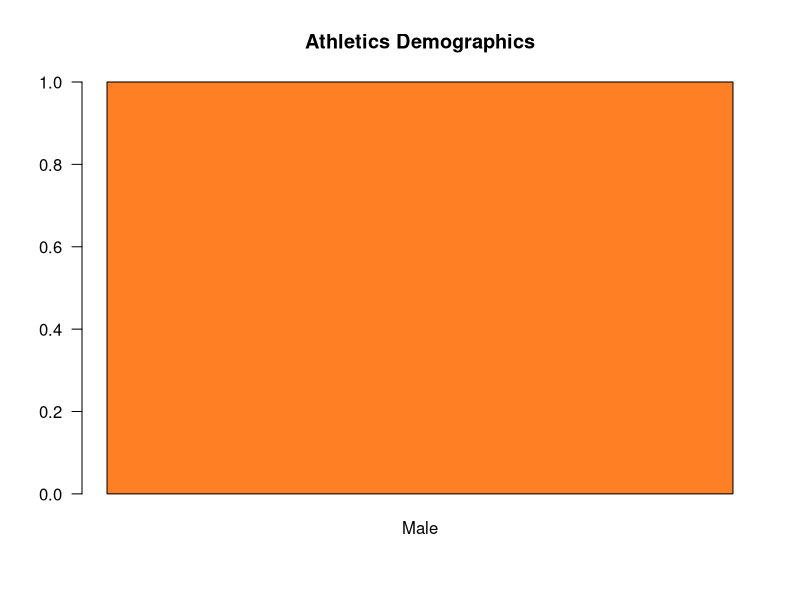
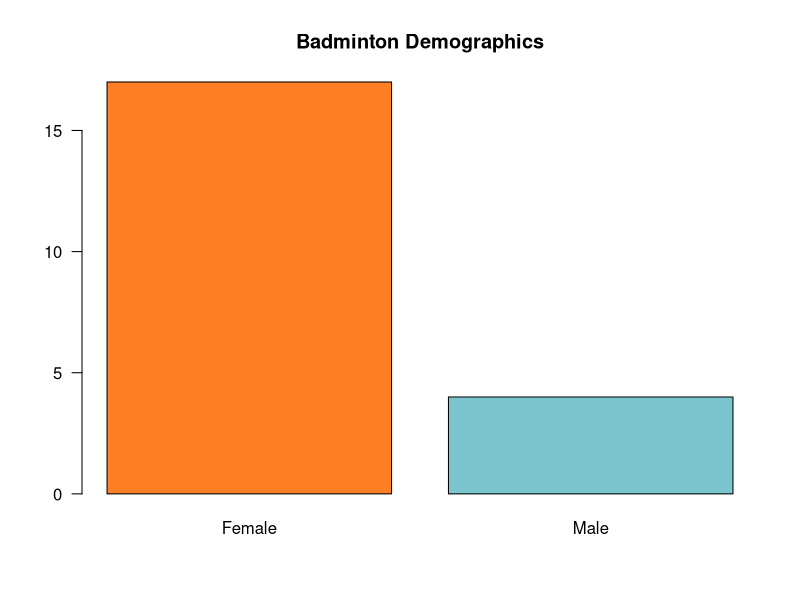
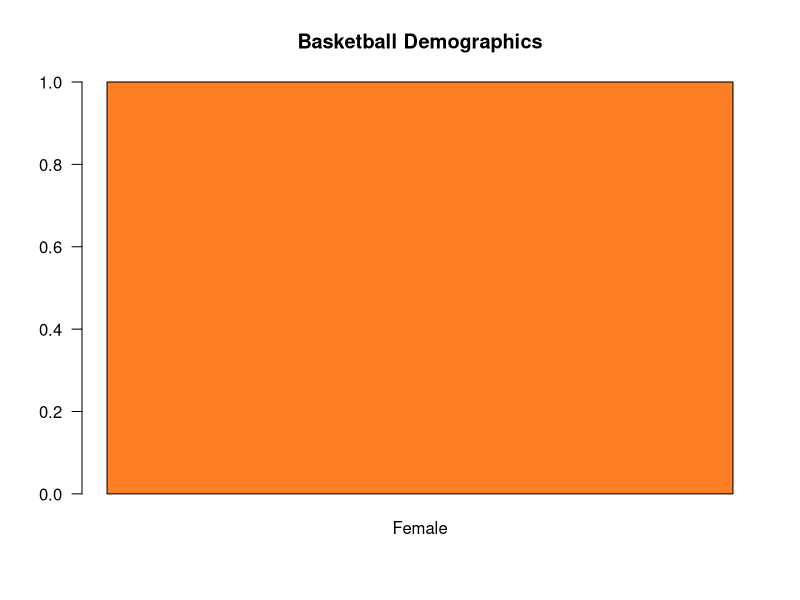
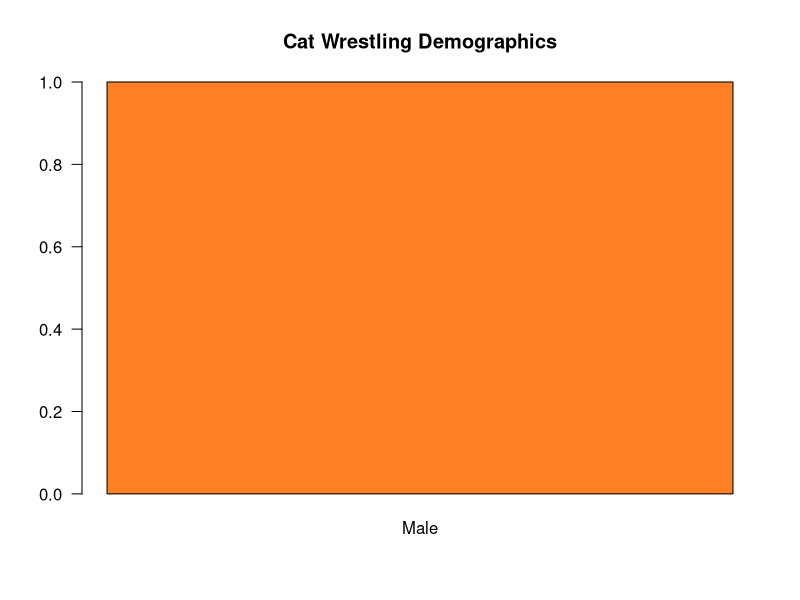
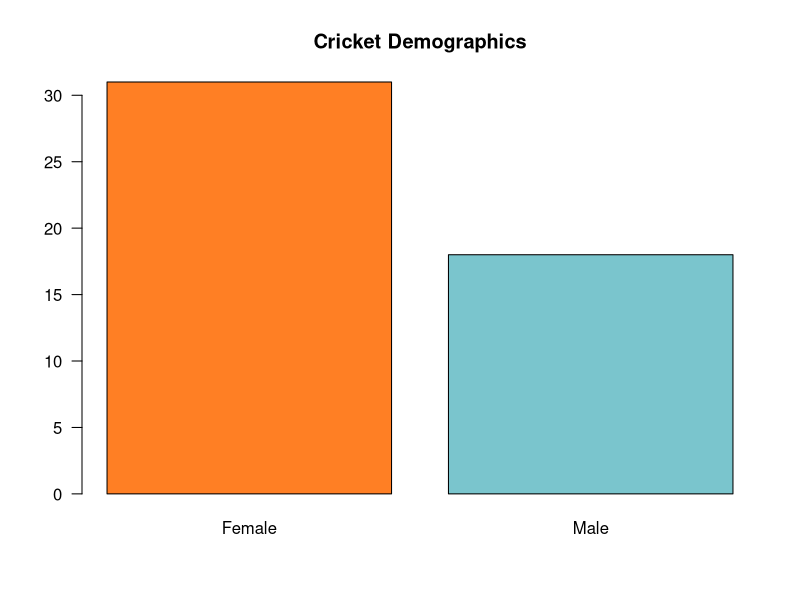
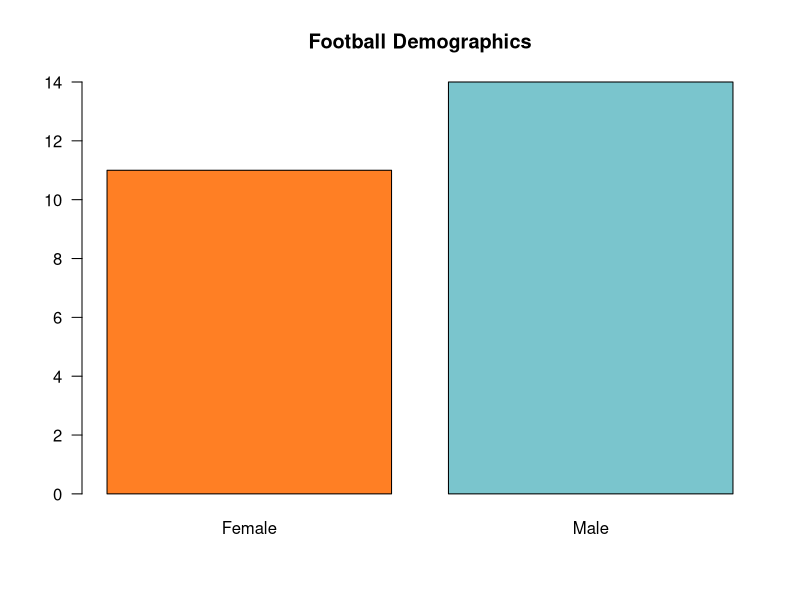

Write the R code that produced these figures, in order. (Note: this script raises an error after producing the figures.)
library("ggplot2")
library("plyr")
library("MASS")
data = read.csv("SPORTS SURVEY.csv")

head(data)


#Plotting Demographics
demographics = data.frame("Gender" = character(), "Sport"=character(), stringsAsFactors = FALSE)
i=1
while (i <= 73) {
  temp = as.character(data$Which.sport.do.you.follow..[i])
  temp = paste(temp,';')
  count = as.numeric(nchar(temp))
  j = 1
  sport = ''
  while (j <= count) {
    letter = substring(temp, j,j)
    
    if(letter == ';'){
      sport= trimws(sport,which = c("both"))
      gender = as.character(data$Gender[i])
      newRow = data.frame(gender,sport)
      #sport = as.character(sport)
      
      demographics = rbind(demographics,newRow)
      sport=''
      letter=''
    }
    #if(letter == ' '){
    #  gender = as.character(data$Gender[i])
    #  newRow = data.frame(gender,sport)
      #sport = as.character(sport)
      
     # demographics = rbind(demographics,newRow)
     # sport=''
     # letter='1'
   # }
    sport = paste(sport,letter,sep='')
    j = j+1
  }
  i = i+1
}

summary(demographics)
numOfSports= 15
i=1
sportNames = names(table(demographics$sport))
while(i<=15){
  if(sportNames[i]=="Formula one / Moto GP"){
    sportNames[i]="FormulaMoto"
    
  }
  i=i+1
}
colours=c("chocolate1","cadetblue3")
i=1
while(i <= numOfSports){
  name=paste(sportNames[i],'.jpg',sep='')
  plotting= table(demographics[demographics$sport==sportNames[i], 1])
  jpeg(name)
  barplot(plotting, main=paste(sportNames[i],"Demographics",sep=" "), col=c(colours), las=1)
  dev.off()
  i = i+1
}
?barplot

#Intensity of Play

intensity = data.frame("Sport"=character(), "Intensity of Play"=numeric())
i=1
while (i <= 73) {
  temp = as.character(data$Which.sport.do.you.follow..[i])
  temp = paste(temp,';')
  count = as.numeric(nchar(temp))
  j = 1
  sport = ''
  while (j <= count) {
    letter = substring(temp, j,j)
    
    if(letter == ';'){
      sport= trimws(sport,which = c("both"))
      play = as.numeric(data$On.a.scale.of.1.10..how.regularly.would.you.say.that.you.watch...play...follow.your.sport..[i])
      newRow = data.frame(play,sport)
      #sport = as.character(sport)
      
      intensity = rbind(intensity,newRow)
      sport=''
      letter=''
    }
    
    sport = paste(sport,letter,sep='')
    j = j+1
  }
  i = i+1
}
intensityTable = table(intensity$play, intensity$sport)

#Age Wise Distribution of Sports

#Testing whether actual following has gone down or risen over the years?
#Using ranked test

wilcox.test(data$On.a.scale.of.1.10..how.much.time.would.you.say.that.you.used.to.invest.in.sports.5.years.back.as.compared.to.now..Current.time.being.a.5., 
            mu= 5)

#Loss Or Gain in Interest

lossOrGain = data.frame("Intensity of Play"=character(),"Sport"=logical(), PositiveorNeg=character())
i=1
while (i <= 73) {
  temp = as.character(data$Which.sport.do.you.follow..[i])
  temp = paste(temp,';')
  count = as.numeric(nchar(temp))
  j = 1
  sport = ''
  while (j <= count) {
    letter = substring(temp, j,j)
    
    if(letter == ';'){
      sport= trimws(sport,which = c("both"))
      play = as.character(data$Has.there.been.a.drastic.change.in.the.amount.of.time.compared.to.5.yrs.ago..[i])
      choiceNeg = as.character(data$If.it.has.decreased..what.would.the.reason.be..[i])
      choicePos = as.character(data$In.case.of.an.increase..what.reason..[i])
      
      if(choicePos !=""){
        decision = "Positive Change"
        newRow = data.frame(sport,play,decision)
      } 
      else if(choiceNeg !=""){
        decision="Negative Change"
        newRow = data.frame(sport,play,decision)
      }
       
      else{
        decision= ""
        newRow = data.frame(sport,play,decision)
      }
      #sport = as.character(sport)
      
      lossOrGain = rbind(lossOrGain,newRow)
      sport=''
      letter=''
    }
    
    sport = paste(sport,letter,sep='')
    j = j+1
  }
  i = i+1
}

colours= c('burlywood4', 'cadetblue','cadetblue1','cadetblue2','cadetblue3','cadetblue4','chartreuse','chartreuse1',
           'chartreuse2','chartreuse3','chartreuse4','chocolate','chocolate1','chocolate2','chocolate3',
           'chocolate4','coral','coral1','coral2','coral3','coral4')

yesNo = table(lossOrGain$sport,lossOrGain$play)
jpeg("Change in Following.jpg")
barplot(yesNo,beside= T,legend.text = c(sportNames),main="Change in Following",las=1, col=c(colours))
dev.off()
changePlotTable = table(lossOrGain$decision)

jpeg("Net Change.jpg")
barplot(changePlotTable, main="How has the Following changed?", col=c("chocolate1","chartreuse2","cadetblue3"),
        names.arg = c("Increased Following","Decreased Following","Unknown"), las=1)
dev.off()

reasonTable = table(data[data$If.it.has.decreased..what.would.the.reason.be.. !='',10])
View(reasonTable)
op <- par(mar = c(10,4,4,2) + 0.1)
barplot(reasonTable, main="Reasons for drop in Following", col=c('coral4','cadetblue3',"chartreuse3","chocolate1",'burlywood4'),
        las=1,legend.text = T)
par(op)
#Which direction is the change in

# i=1
# while (i <= 73) {
#   temp = as.character(data$Which.sport.do.you.follow..[i])
#   temp = paste(temp,';')
#   count = as.numeric(nchar(temp))
#   j = 1
#   sport = ''
#   while (j <= count) {
#     letter = substring(temp, j,j)
#     
#     if(letter == ';'){
#       sport= trimws(sport,which = c("both"))
#       play = as.character(data$Has.there.been.a.drastic.change.in.the.amount.of.time.compared.to.5.yrs.ago..[i])
#       newRow = data.frame(sport,play)
#       #sport = as.character(sport)
#       
#       lossOrGain = rbind(lossOrGain,newRow)
#       sport=''
#       letter=''
#     }
#     
#     sport = paste(sport,letter,sep='')
#     j = j+1
#   }
#   i = i+1
# }




#Testing whether Ease of Following a sport has increased over the past 2-3 yrs
# Our Hypothesis to be tested is that there has been a significant change over the years in following of
# any sport because of advent of new Technologies like High speed internet
# H0 = Following has not incresed
# H1 = Following has increased 
# LOS = 5%

preTestData = data[data$On.a.scale.of.1.10.how.easy.was.it.to.watch.a.match.of.this.sport.5.years.ago.. != 5, ]
testData = data.frame(preTestData$On.a.scale.of.1.10.how.easy.was.it.to.watch.a.match.of.this.sport.5.years.ago..,
                      preTestData$On.a.scale.of.1.10.how.would.you.rate.it.now..)
initialData = preTestData$On.a.scale.of.1.10.how.easy.was.it.to.watch.a.match.of.this.sport.5.years.ago..
presentData = preTestData$On.a.scale.of.1.10.how.would.you.rate.it.now..

# t.test(initialData,presentData, paired=T, alternative = "greater")
 jpeg("Boxplot.jpg")
 boxplot(testData, names=c("5 yrs ago","Present day"), las=1, main="Boxplots of Ease of following", 
         ylim=c(0,12), col=c('chocolate1','cadetblue3'))
 dev.off()
 
wilcox.test(initialData,presentData,paired=T, alternative = "greater")
